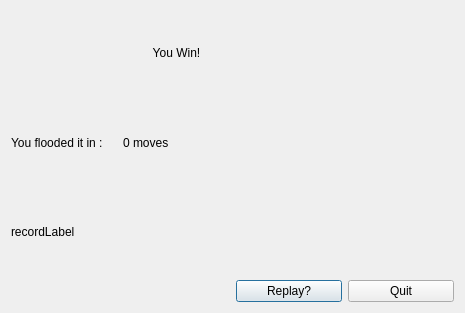
<?xml version="1.0" encoding="UTF-8"?>
<ui version="4.0">
 <class>DialogEnd</class>
 <widget class="QDialog" name="DialogEnd">
  <property name="geometry">
   <rect>
    <x>0</x>
    <y>0</y>
    <width>465</width>
    <height>313</height>
   </rect>
  </property>
  <property name="windowTitle">
   <string>Dialog</string>
  </property>
  <layout class="QGridLayout" name="gridLayout">
   <item row="5" column="3">
    <widget class="QPushButton" name="replayBtn">
     <property name="text">
      <string>Replay?</string>
     </property>
    </widget>
   </item>
   <item row="0" column="2">
    <widget class="QLabel" name="endLb">
     <property name="text">
      <string>You Win!</string>
     </property>
     <property name="textFormat">
      <enum>Qt::AutoText</enum>
     </property>
     <property name="alignment">
      <set>Qt::AlignCenter</set>
     </property>
    </widget>
   </item>
   <item row="1" column="1">
    <widget class="QLabel" name="floodLb">
     <property name="text">
      <string>You flooded it in :</string>
     </property>
    </widget>
   </item>
   <item row="2" column="1">
    <widget class="QLabel" name="recordLb">
     <property name="text">
      <string>recordLabel</string>
     </property>
    </widget>
   </item>
   <item row="1" column="2">
    <widget class="QLabel" name="moveLb">
     <property name="text">
      <string>0 moves</string>
     </property>
    </widget>
   </item>
   <item row="5" column="4">
    <widget class="QPushButton" name="quitBtn">
     <property name="text">
      <string>Quit</string>
     </property>
    </widget>
   </item>
  </layout>
 </widget>
 <resources/>
 <connections/>
</ui>
